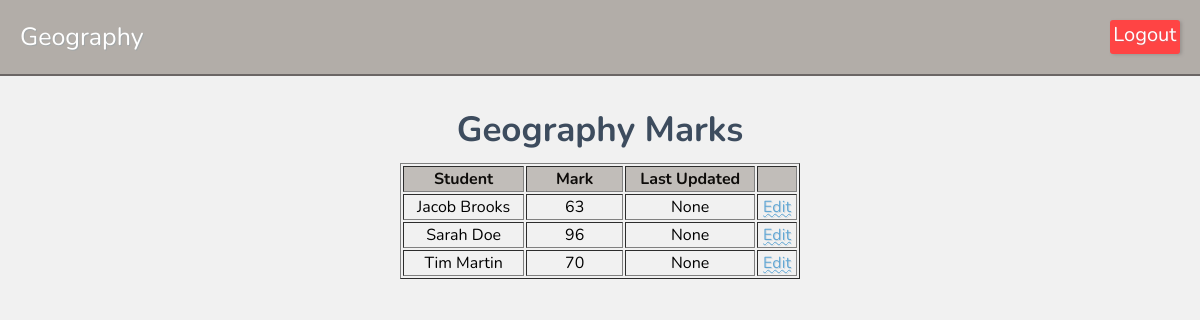
/subject/4 (signed in), run on the app's committed database.
### tables this page shows
CREATE TABLE "subject" (`id` INTEGER PRIMARY KEY AUTOINCREMENT, `subject` TEXT);

CREATE TABLE "marks"(id INTEGER PRIMARY KEY AUTOINCREMENT,
student_id INTEGER, `subject_id` INTEGER,
subject TEXT NOT NULL,
"marks" INTEGER,
last_updated TIMESTAMP DEFAULT CURRENT_TIMESTAMP);

CREATE TABLE "students"(id INTEGER PRIMARY KEY AUTOINCREMENT,
"firstname" TEXT NOT NULL,
"lastname" TEXT NOT NULL);

### app.py (the view)
@app.route('/subject/<int:subject_id>')
def subject(subject_id):
    if 'user_id' not in session:
        return redirect(url_for('login'))
    db = get_db()
    try:
        subj_cols = [r[1] for r in db.execute("PRAGMA table_info(subject)").fetchall()]
    except sqlite3.OperationalError:
        subj_cols = []
    if 'name' in subj_cols:
        subject = db.execute('SELECT id, name as subject FROM subject WHERE id = ?', (subject_id,)).fetchone()
    elif 'subject' in subj_cols:
        subject = db.execute('SELECT id, subject as subject FROM subject WHERE id = ?', (subject_id,)).fetchone()
    else:
        subject = {'id': subject_id, 'subject': 'Unknown'}
    marks = db.execute('''
        SELECT m.id as id, m.marks as marks, m.last_updated as last_updated,
               s.id as student_id, s.firstname as firstname, s.lastname as lastname
        FROM Marks m
        JOIN students s ON m.student_id = s.id
        WHERE m.subject_id = ?
        ORDER BY s.firstname ASC
    ''', (subject_id,)).fetchall()
    edit_mark_id = request.args.get('edit')
    return render_template('subject.html', subject=subject, marks=marks, edit_mark_id=edit_mark_id)

### app.py (called while the page is built)
def get_db():
    db = sqlite3.connect('database/student_mark.db')
    db.row_factory = sqlite3.Row
    return db

### templates/subject.html
{% extends "base.html" %}
{% block text %}{{ subject['subject'] }}{% endblock text %}
{% block content %}
<h2 class="heading2">{{ subject['subject'] }} Marks</h2>
<table border="1">
    <thead>
        <tr>
            <th>Student</th>
            <th>Mark</th>
            <th>Last Updated</th>
            <th></th>
        </tr>
    </thead>
    <tbody>
        {% for mark in marks %}
        <tr>
            <td>{{ mark['firstname'] }} {{ mark['lastname'] }}</td>
            <td>{{ mark['marks'] }}</td>
            <td>{{ mark['last_updated'] }}</td>
            <td>
                {% if edit_mark_id and edit_mark_id|int == mark['id'] %}
                <form action="{{ url_for('edit_subject', mark_id=mark['id']) }}" method="post" style="display:flex; gap:6px; align-items:center;">
                    <span>{{ subject['subject'] }}</span>
                    <input name="mark" type="number" min="0" max="100" value="{{ mark['marks'] }}" required>
                    <button type="submit">Save</button>
                    <a href="{{ url_for('subject', subject_id=subject['id']) }}" style="margin-left:6px;">Cancel</a>
                </form>
                {% else %}
                <a href="{{ url_for('subject', subject_id=subject['id'], edit=mark['id']) }}">Edit</a>
                {% endif %}
            </td>
        </tr>
        {% endfor %}
    </tbody>
</table>
{% endblock content %}

### static/css/style.css (style rules this page uses)
body { margin: 0; padding: 0; font-family: "Nunito"; background-image:url('https://imgh.in/host/sce4o3'); background-repeat:repeat; background-size:40%; background-color: #f0f0f0ec; background-blend-mode: lighten; }
.heading2 { margin-top:-10px; padding:0; color:#3d4c5e; text-align:center; align-items: center; font-size:35px; margin-bottom:0px; }
* { box-sizing: border-box; }
table { margin-left:auto; margin-right:auto; margin-top:10px; width:400px; }
th { background-color: #756b6164; color:rgb(14, 12, 10); }
tr { text-align:center; }
table td:nth-child(2) { width:25%; }
a { text-decoration: underline wavy 0.5px; color: #62a7d4; text-shadow: 1px 1px #658ca734; }

### data on the page
subject: subject "Geography"
marks: firstname "Jacob", lastname "Brooks", marks "63", last_updated "None"
marks: firstname "Sarah", lastname "Doe", marks "96", last_updated "None"
marks: firstname "Tim", lastname "Martin", marks "70", last_updated "None"
